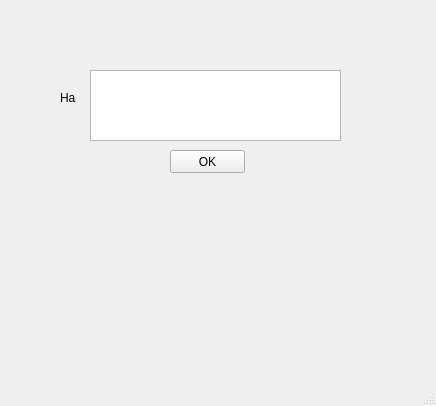
<?xml version="1.0" encoding="UTF-8"?>
<ui version="4.0">
 <class>MainWindow</class>
 <widget class="QMainWindow" name="MainWindow">
  <property name="geometry">
   <rect>
    <x>0</x>
    <y>0</y>
    <width>436</width>
    <height>406</height>
   </rect>
  </property>
  <property name="windowTitle">
   <string>MainWindow</string>
  </property>
  <widget class="QWidget" name="centralwidget">
   <property name="autoFillBackground">
    <bool>false</bool>
   </property>
   <widget class="QLabel" name="label">
    <property name="geometry">
     <rect>
      <x>60</x>
      <y>90</y>
      <width>21</width>
      <height>16</height>
     </rect>
    </property>
    <property name="text">
     <string>Ha</string>
    </property>
   </widget>
   <widget class="QTextEdit" name="textEdit">
    <property name="geometry">
     <rect>
      <x>90</x>
      <y>70</y>
      <width>251</width>
      <height>71</height>
     </rect>
    </property>
   </widget>
   <widget class="QPushButton" name="pushButton">
    <property name="geometry">
     <rect>
      <x>170</x>
      <y>150</y>
      <width>75</width>
      <height>23</height>
     </rect>
    </property>
    <property name="text">
     <string>OK</string>
    </property>
   </widget>
  </widget>
  <widget class="QStatusBar" name="statusbar"/>
 </widget>
 <resources/>
 <connections/>
</ui>
